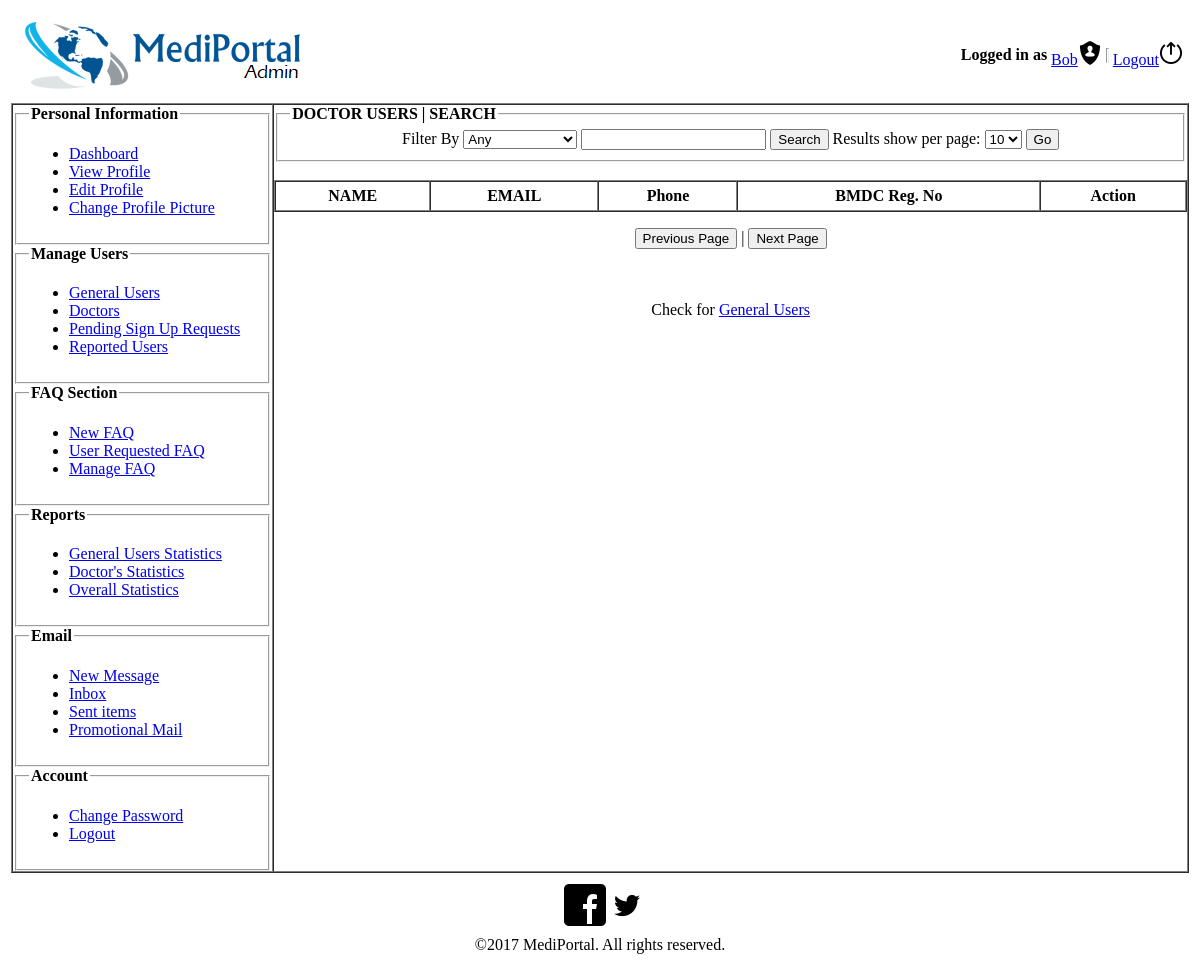
The page /user_admin/doctorUsers.php on the database as committed earlier.
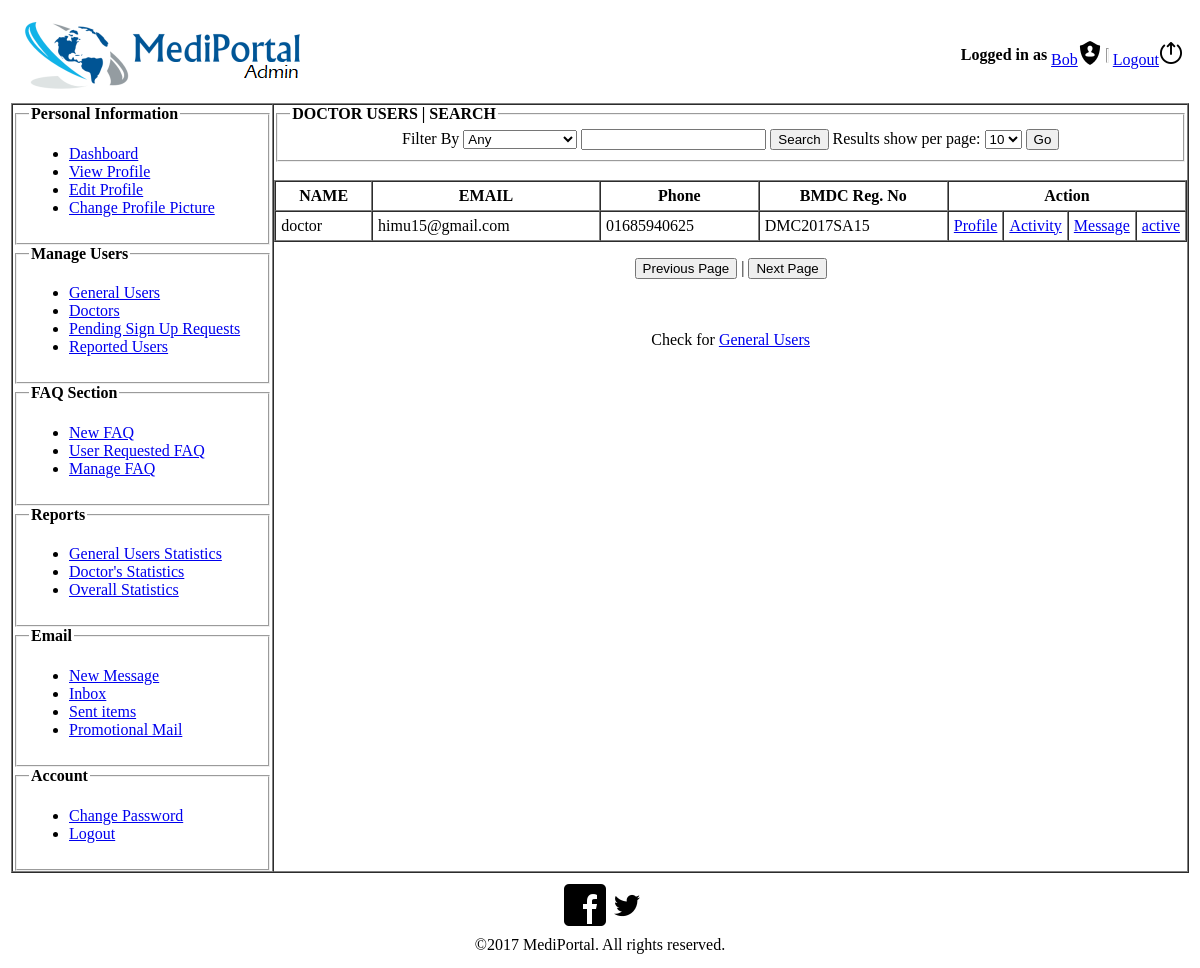
The same page on the database as committed later.
### tables this page shows
CREATE TABLE `doctor` (
  `doctor_id` int(11) NOT NULL,
  `username` varchar(50) NOT NULL,
  `name` text NOT NULL,
  `gender` varchar(50) NOT NULL,
  `email` varchar(50) NOT NULL,
  `dob` date NOT NULL,
  `mobile` varchar(50) DEFAULT NULL,
  `bmdc_license` varchar(50) DEFAULT NULL,
  `account_status` varchar(50) NOT NULL,
  `profile_picture` longblob,
  `last_login` datetime NOT NULL
);

### user_admin/doctorUsers.php (the view, shortened to what the changed rows need)
<?php
     $conn = mysqli_connect("localhost", "root", "","mediportal_db");
  ?>
<html>
<head><title>Home</title></head>
<body>
    <table align="center" width="100%">
        <tr>
            <td>
               <div>
                    <table width="100%" border="1" cellspacing="0" cellpadding="0">
                        <div align="center">
                             <td width="70%" align="center" valign="top">
                                        <br/>
                                    <table width="100%" cellspacing="0" border="1" cellpadding="5">
                                            <tr>
                                                <th >NAME</th>
                                                <th >EMAIL</th>
                                                <th >Phone</th>
                                                <th>BMDC Reg. No</th>
                                                <th colspan="4">Action</th>
                                            </tr>
                                            <?php
    $doctor_information = "SELECT * from doctor where account_status='active' or account_status='blocked'";
     $result = mysqli_query($conn, $doctor_information)or die(mysqli_error($conn));
  while($row = mysqli_fetch_assoc($result)) {
?>
                                            <tr>
                                                <td><?php echo $row['username']; ?></td>
                                                <td><?php echo $row['email']; ?></td>
                                                <td><?php echo $row['mobile']; ?></td>
                                                <td><?php echo $row['bmdc_license']; ?></td>
                                                <td width="40"><a href="doctorDetails.php?did=<?php echo $row['doctor_id'];?>">Profile</a></td>
                                                <td width="30"><a href="useractivity.php?did=<?php echo $row['doctor_id'];?>"">Activity</a></td>
                                                <td width="30"><a href="eConsultation/conversation.php?did=<?php echo $row['doctor_id'];?>"">Message</a></td>
                                                <td width="30"><a href="database_blockdoctors.php?did=<?php echo $row['doctor_id'];?>">
                                                    <?php
            $account_stat = "select account_status from doctor where doctor_id=".$row['doctor_id'];
            $result_stat = mysqli_query($conn, $account_stat)or die(mysqli_error($conn));
            $row_stat = mysqli_fetch_assoc($result_stat);
            echo $row_stat['account_status'];
        ?>
                           </td>
                            </tr>
                                            <?php }?>
                                     </table>
                                        <br>
                                        <br>
                            </td>
                        </div>
                    </table>
                </div>
            </td>
        </tr>
    </table>
</body>
</html>

Rows that differ between the two databases and show on the page:
added doctor: username "doctor", email "himu15@gmail.com", mobile "01685940625", bmdc_license "DMC2017SA15", account_status "active"
